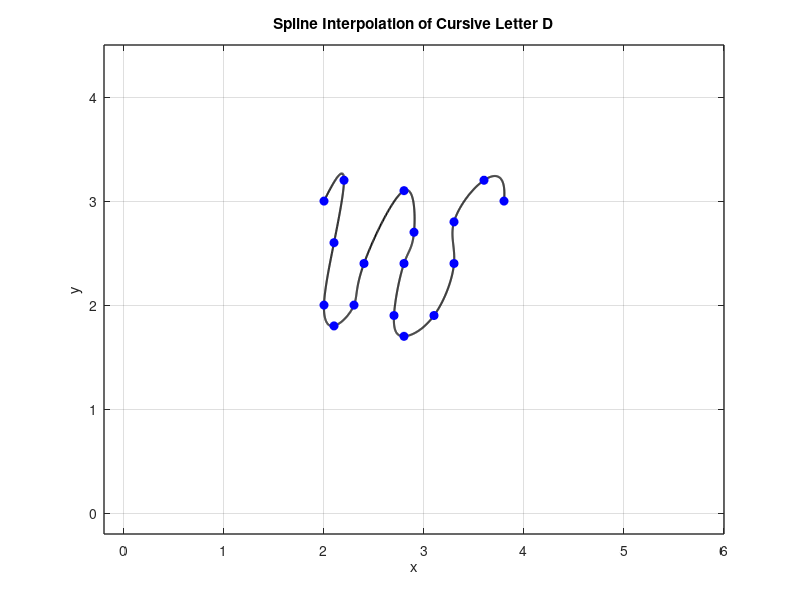

MATLAB code for this plot:
x = [2 2.2 2.1 2 2.1 2.3 2.4 2.8 2.9 2.8 2.7 2.8 3.1 3.3 3.3 3.6 3.8];
y = [3 3.2 2.6 2 1.8 2.0 2.4 3.1 2.7 2.4 1.9 1.7 1.9 2.4 2.8 3.2 3];

n = length(x);
t = 0:n-1; % Parametric coordinate t
tt = 0:0.01:n-1; % More dense coordinate tt for spline interpolation

% Compute spline interpolation
xx = spline(t, x, tt);
yy = spline(t, y, tt);

% Plot settings
figure(1)
plot(xx, yy, 'k', 'LineWidth', 1.5) % plot spline
hold on
plot(x, y, 'bo', 'MarkerFaceColor', 'b') % plot data points
axis([-0.2 6 -0.2 4.5])
grid on
title('Spline Interpolation of Cursive Letter D')
xlabel('x')
ylabel('y')
set(gca, 'FontSize', 10, 'LineWidth', 1)
grid on